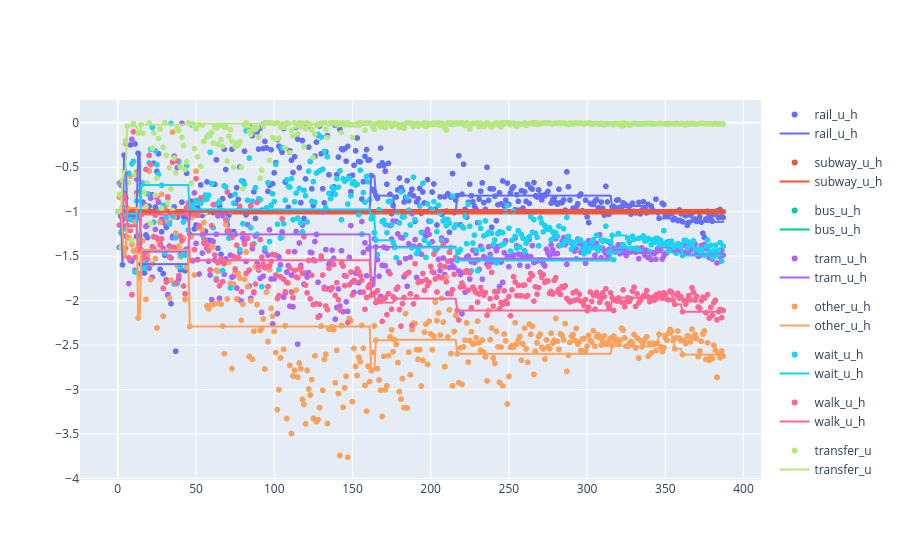

The notebook cell this image was saved under:
### Code cell
figure_scatter = px.scatter(df_values, x = "evaluation", y = "value", color = "variable")
figure_best = px.line(df_best, x = "evaluation", y = "value", color = "variable")
go.Figure(data = figure_scatter.data + figure_best.data)

### Figure 1 — Plotly figure (JSON) as saved in the notebook; plotly's stock layout.template omitted (floating-point values rounded to 4 significant figures; data arrays with more than 128 entries replaced by an {"elided": "..."} marker saying what was removed)
{"data": [{"hovertemplate": "variable=rail_u_h<br>evaluation=%{x}<br>value=%{y}<extra></extra>", "legendgroup": "rail_u_h", "marker": {"color": "#636efa", "symbol": "circle"}, "mode": "markers", "name": "rail_u_h", "showlegend": true, "type": "scattergl", "x": {"elided": "388 int values"}, "xaxis": "x", "y": {"elided": "388 float values"}, "yaxis": "y"}, {"hovertemplate": "variable=subway_u_h<br>evaluation=%{x}<br>value=%{y}<extra></extra>", "legendgroup": "subway_u_h", "marker": {"color": "#EF553B", "symbol": "circle"}, "mode": "markers", "name": "subway_u_h", "showlegend": true, "type": "scattergl", "x": {"elided": "388 int values"}, "xaxis": "x", "y": {"elided": "388 int values"}, "yaxis": "y"}, {"hovertemplate": "variable=bus_u_h<br>evaluation=%{x}<br>value=%{y}<extra></extra>", "legendgroup": "bus_u_h", "marker": {"color": "#00cc96", "symbol": "circle"}, "mode": "markers", "name": "bus_u_h", "showlegend": true, "type": "scattergl", "x": {"elided": "388 int values"}, "xaxis": "x", "y": {"elided": "388 float values"}, "yaxis": "y"}, {"hovertemplate": "variable=tram_u_h<br>evaluation=%{x}<br>value=%{y}<extra></extra>", "legendgroup": "tram_u_h", "marker": {"color": "#ab63fa", "symbol": "circle"}, "mode": "markers", "name": "tram_u_h", "showlegend": true, "type": "scattergl", "x": {"elided": "388 int values"}, "xaxis": "x", "y": {"elided": "388 float values"}, "yaxis": "y"}, {"hovertemplate": "variable=other_u_h<br>evaluation=%{x}<br>value=%{y}<extra></extra>", "legendgroup": "other_u_h", "marker": {"color": "#FFA15A", "symbol": "circle"}, "mode": "markers", "name": "other_u_h", "showlegend": true, "type": "scattergl", "x": {"elided": "388 int values"}, "xaxis": "x", "y": {"elided": "388 float values"}, "yaxis": "y"}, {"hovertemplate": "variable=wait_u_h<br>evaluation=%{x}<br>value=%{y}<extra></extra>", "legendgroup": "wait_u_h", "marker": {"color": "#19d3f3", "symbol": "circle"}, "mode": "markers", "name": "wait_u_h", "showlegend": true, "type": "scattergl", "x": {"elided": "388 int values"}, "xaxis": "x", "y": {"elided": "388 float values"}, "yaxis": "y"}, {"hovertemplate": "variable=walk_u_h<br>evaluation=%{x}<br>value=%{y}<extra></extra>", "legendgroup": "walk_u_h", "marker": {"color": "#FF6692", "symbol": "circle"}, "mode": "markers", "name": "walk_u_h", "showlegend": true, "type": "scattergl", "x": {"elided": "388 int values"}, "xaxis": "x", "y": {"elided": "388 float values"}, "yaxis": "y"}, {"hovertemplate": "variable=transfer_u<br>evaluation=%{x}<br>value=%{y}<extra></extra>", "legendgroup": "transfer_u", "marker": {"color": "#B6E880", "symbol": "circle"}, "mode": "markers", "name": "transfer_u", "showlegend": true, "type": "scattergl", "x": {"elided": "388 int values"}, "xaxis": "x", "y": {"elided": "388 float values"}, "yaxis": "y"}, {"hovertemplate": "variable=rail_u_h<br>evaluation=%{x}<br>value=%{y}<extra></extra>", "legendgroup": "rail_u_h", "line": {"color": "#636efa", "dash": "solid"}, "marker": {"symbol": "circle"}, "mode": "lines", "name": "rail_u_h", "showlegend": true, "type": "scattergl", "x": {"elided": "388 int values"}, "xaxis": "x", "y": {"elided": "388 float values"}, "yaxis": "y"}, {"hovertemplate": "variable=subway_u_h<br>evaluation=%{x}<br>value=%{y}<extra></extra>", "legendgroup": "subway_u_h", "line": {"color": "#EF553B", "dash": "solid"}, "marker": {"symbol": "circle"}, "mode": "lines", "name": "subway_u_h", "showlegend": true, "type": "scattergl", "x": {"elided": "388 int values"}, "xaxis": "x", "y": {"elided": "388 int values"}, "yaxis": "y"}, {"hovertemplate": "variable=bus_u_h<br>evaluation=%{x}<br>value=%{y}<extra></extra>", "legendgroup": "bus_u_h", "line": {"color": "#00cc96", "dash": "solid"}, "marker": {"symbol": "circle"}, "mode": "lines", "name": "bus_u_h", "showlegend": true, "type": "scattergl", "x": {"elided": "388 int values"}, "xaxis": "x", "y": {"elided": "388 float values"}, "yaxis": "y"}, {"hovertemplate": "variable=tram_u_h<br>evaluation=%{x}<br>value=%{y}<extra></extra>", "legendgroup": "tram_u_h", "line": {"color": "#ab63fa", "dash": "solid"}, "marker": {"symbol": "circle"}, "mode": "lines", "name": "tram_u_h", "showlegend": true, "type": "scattergl", "x": {"elided": "388 int values"}, "xaxis": "x", "y": {"elided": "388 float values"}, "yaxis": "y"}, {"hovertemplate": "variable=other_u_h<br>evaluation=%{x}<br>value=%{y}<extra></extra>", "legendgroup": "other_u_h", "line": {"color": "#FFA15A", "dash": "solid"}, "marker": {"symbol": "circle"}, "mode": "lines", "name": "other_u_h", "showlegend": true, "type": "scattergl", "x": {"elided": "388 int values"}, "xaxis": "x", "y": {"elided": "388 float values"}, "yaxis": "y"}, {"hovertemplate": "variable=wait_u_h<br>evaluation=%{x}<br>value=%{y}<extra></extra>", "legendgroup": "wait_u_h", "line": {"color": "#19d3f3", "dash": "solid"}, "marker": {"symbol": "circle"}, "mode": "lines", "name": "wait_u_h", "showlegend": true, "type": "scattergl", "x": {"elided": "388 int values"}, "xaxis": "x", "y": {"elided": "388 float values"}, "yaxis": "y"}, {"hovertemplate": "variable=walk_u_h<br>evaluation=%{x}<br>value=%{y}<extra></extra>", "legendgroup": "walk_u_h", "line": {"color": "#FF6692", "dash": "solid"}, "marker": {"symbol": "circle"}, "mode": "lines", "name": "walk_u_h", "showlegend": true, "type": "scattergl", "x": {"elided": "388 int values"}, "xaxis": "x", "y": {"elided": "388 float values"}, "yaxis": "y"}, {"hovertemplate": "variable=transfer_u<br>evaluation=%{x}<br>value=%{y}<extra></extra>", "legendgroup": "transfer_u", "line": {"color": "#B6E880", "dash": "solid"}, "marker": {"symbol": "circle"}, "mode": "lines", "name": "transfer_u", "showlegend": true, "type": "scattergl", "x": {"elided": "388 int values"}, "xaxis": "x", "y": {"elided": "388 float values"}, "yaxis": "y"}], "layout": {}}
